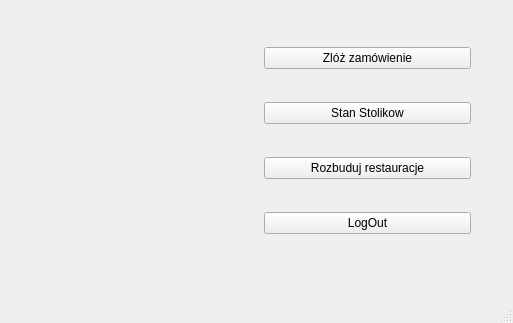
<?xml version="1.0" encoding="UTF-8"?>
<ui version="4.0">
 <class>MainWindow</class>
 <widget class="QMainWindow" name="MainWindow">
  <property name="geometry">
   <rect>
    <x>0</x>
    <y>0</y>
    <width>513</width>
    <height>323</height>
   </rect>
  </property>
  <property name="windowTitle">
   <string>MainWindow</string>
  </property>
  <widget class="QWidget" name="centralwidget">
   <widget class="QWidget" name="">
    <property name="geometry">
     <rect>
      <x>50</x>
      <y>20</y>
      <width>421</width>
      <height>241</height>
     </rect>
    </property>
    <layout class="QHBoxLayout" name="horizontalLayout">
     <item>
      <widget class="QLabel" name="label_logoFirmy">
       <property name="text">
        <string/>
       </property>
      </widget>
     </item>
     <item>
      <layout class="QVBoxLayout" name="verticalLayout">
       <item>
        <widget class="QPushButton" name="pushButton_wyborStolika">
         <property name="text">
          <string>Zlóż zamówienie</string>
         </property>
        </widget>
       </item>
       <item>
        <widget class="QPushButton" name="pushButton_stanStolikow">
         <property name="text">
          <string>Stan Stolikow</string>
         </property>
        </widget>
       </item>
       <item>
        <widget class="QPushButton" name="pushButton_rozbudujRestauracje">
         <property name="text">
          <string>Rozbuduj restauracje</string>
         </property>
        </widget>
       </item>
       <item>
        <widget class="QPushButton" name="pushButton_wylogowanie">
         <property name="text">
          <string>LogOut</string>
         </property>
        </widget>
       </item>
      </layout>
     </item>
    </layout>
   </widget>
  </widget>
  <widget class="QMenuBar" name="menubar">
   <property name="geometry">
    <rect>
     <x>0</x>
     <y>0</y>
     <width>513</width>
     <height>21</height>
    </rect>
   </property>
  </widget>
  <widget class="QStatusBar" name="statusbar"/>
 </widget>
 <resources/>
 <connections/>
</ui>
